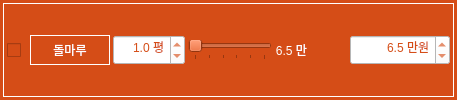
              <widget class="QFrame" name="frame_116">
               <property name="minimumSize">
                <size>
                 <width>0</width>
                 <height>30</height>
                </size>
               </property>
               <property name="maximumSize">
                <size>
                 <width>16777215</width>
                 <height>16777215</height>
                </size>
               </property>
               <property name="font">
                <font>
                 <family>나눔고딕 ExtraBold</family>
                 <pointsize>9</pointsize>
                 <weight>9</weight>
                 <italic>false</italic>
                 <bold>false</bold>
                </font>
               </property>
               <property name="styleSheet">
                <string notr="true">background-color: rgb(213, 77, 23);
font: 75 9pt &quot;나눔고딕 ExtraBold&quot;;</string>
               </property>
               <layout class="QHBoxLayout" name="horizontalLayout_263">
                <property name="leftMargin">
                 <number>3</number>
                </property>
                <property name="topMargin">
                 <number>3</number>
                </property>
                <property name="rightMargin">
                 <number>3</number>
                </property>
                <property name="bottomMargin">
                 <number>3</number>
                </property>
                <item>
                 <widget class="QFrame" name="horizontalFrame_18">
                  <property name="styleSheet">
                   <string notr="true">color: rgb(255, 255, 255);</string>
                  </property>
                  <property name="frameShape">
                   <enum>QFrame::Box</enum>
                  </property>
                  <layout class="QHBoxLayout" name="horizontalLayout_90">
                   <property name="spacing">
                    <number>3</number>
                   </property>
                   <property name="leftMargin">
                    <number>3</number>
                   </property>
                   <property name="topMargin">
                    <number>3</number>
                   </property>
                   <property name="rightMargin">
                    <number>3</number>
                   </property>
                   <property name="bottomMargin">
                    <number>3</number>
                   </property>
                   <item>
                    <widget class="QCheckBox" name="checkBox_floor_spc">
                     <property name="enabled">
                      <bool>true</bool>
                     </property>
                     <property name="minimumSize">
                      <size>
                       <width>20</width>
                       <height>30</height>
                      </size>
                     </property>
                     <property name="maximumSize">
                      <size>
                       <width>16777215</width>
                       <height>16777215</height>
                      </size>
                     </property>
                     <property name="styleSheet">
                      <string notr="true">color: rgb(255, 255, 255);</string>
                     </property>
                     <property name="text">
                      <string/>
                     </property>
                     <property name="checked">
                      <bool>false</bool>
                     </property>
                     <property name="tristate">
                      <bool>false</bool>
                     </property>
                    </widget>
                   </item>
                   <item>
                    <widget class="QLabel" name="label_28">
                     <property name="sizePolicy">
                      <sizepolicy hsizetype="Preferred" vsizetype="Fixed">
                       <horstretch>0</horstretch>
                       <verstretch>0</verstretch>
                      </sizepolicy>
                     </property>
                     <property name="minimumSize">
                      <size>
                       <width>80</width>
                       <height>30</height>
                      </size>
                     </property>
                     <property name="maximumSize">
                      <size>
                       <width>80</width>
                       <height>16777215</height>
                      </size>
                     </property>
                     <property name="font">
                      <font>
                       <family>나눔고딕 ExtraBold</family>
                       <pointsize>9</pointsize>
                       <weight>9</weight>
                       <italic>false</italic>
                       <bold>false</bold>
                      </font>
                     </property>
                     <property name="styleSheet">
                      <string notr="true">background-color: rgb(213, 77, 23);
color: rgb(255, 255, 255);</string>
                     </property>
                     <property name="frameShape">
                      <enum>QFrame::Box</enum>
                     </property>
                     <property name="text">
                      <string>돌마루</string>
                     </property>
                     <property name="alignment">
                      <set>Qt::AlignCenter</set>
                     </property>
                    </widget>
                   </item>
                   <item>
                    <widget class="QDoubleSpinBox" name="doubleSpinBox_floor_area_spc">
                     <property name="minimumSize">
                      <size>
                       <width>70</width>
                       <height>30</height>
                      </size>
                     </property>
                     <property name="styleSheet">
                      <string notr="true">background-color: rgb(255, 255, 255);
color: rgb(213, 77, 23);</string>
                     </property>
                     <property name="alignment">
                      <set>Qt::AlignRight|Qt::AlignTrailing|Qt::AlignVCenter</set>
                     </property>
                     <property name="prefix">
                      <string/>
                     </property>
                     <property name="suffix">
                      <string> 평</string>
                     </property>
                     <property name="decimals">
                      <number>1</number>
                     </property>
                     <property name="minimum">
                      <double>0.100000000000000</double>
                     </property>
                     <property name="maximum">
                      <double>100.000000000000000</double>
                     </property>
                     <property name="singleStep">
                      <double>0.200000000000000</double>
                     </property>
                     <property name="value">
                      <double>1.000000000000000</double>
                     </property>
                    </widget>
                   </item>
                   <item>
                    <widget class="QSlider" name="horizontalSlider_floor_spc">
                     <property name="minimum">
                      <number>65</number>
                     </property>
                     <property name="maximum">
                      <number>70</number>
                     </property>
                     <property name="singleStep">
                      <number>1</number>
                     </property>
                     <property name="pageStep">
                      <number>1</number>
                     </property>
                     <property name="value">
                      <number>65</number>
                     </property>
                     <property name="orientation">
                      <enum>Qt::Horizontal</enum>
                     </property>
                     <property name="invertedAppearance">
                      <bool>false</bool>
                     </property>
                     <property name="invertedControls">
                      <bool>false</bool>
                     </property>
                     <property name="tickPosition">
                      <enum>QSlider::TicksBelow</enum>
                     </property>
                    </widget>
                   </item>
                   <item>
                    <widget class="QLabel" name="label_floor_spc">
                     <property name="minimumSize">
                      <size>
                       <width>30</width>
                       <height>0</height>
                      </size>
                     </property>
                     <property name="text">
                      <string>6.5 만</string>
                     </property>
                     <property name="alignment">
                      <set>Qt::AlignRight|Qt::AlignTrailing|Qt::AlignVCenter</set>
                     </property>
                    </widget>
                   </item>
                   <item>
                    <spacer name="horizontalSpacer_25">
                     <property name="orientation">
                      <enum>Qt::Horizontal</enum>
                     </property>
                     <property name="sizeType">
                      <enum>QSizePolicy::Preferred</enum>
                     </property>
                     <property name="sizeHint" stdset="0">
                      <size>
                       <width>40</width>
                       <height>20</height>
                      </size>
                     </property>
                    </spacer>
                   </item>
                   <item>
                    <widget class="QDoubleSpinBox" name="doubleSpinBox_floor_cost_spc">
                     <property name="minimumSize">
                      <size>
                       <width>100</width>
                       <height>30</height>
                      </size>
                     </property>
                     <property name="styleSheet">
                      <string notr="true">background-color: rgb(255, 255, 255);
color: rgb(213, 77, 23);</string>
                     </property>
                     <property name="alignment">
                      <set>Qt::AlignRight|Qt::AlignTrailing|Qt::AlignVCenter</set>
                     </property>
                     <property name="prefix">
                      <string/>
                     </property>
                     <property name="suffix">
                      <string> 만원</string>
                     </property>
                     <property name="decimals">
                      <number>1</number>
                     </property>
                     <property name="minimum">
                      <double>1.000000000000000</double>
                     </property>
                     <property name="maximum">
                      <double>1500.000000000000000</double>
                     </property>
                     <property name="singleStep">
                      <double>10.000000000000000</double>
                     </property>
                     <property name="value">
                      <double>6.500000000000000</double>
                     </property>
                    </widget>
                   </item>
                  </layout>
                 </widget>
                </item>
               </layout>
              </widget>
